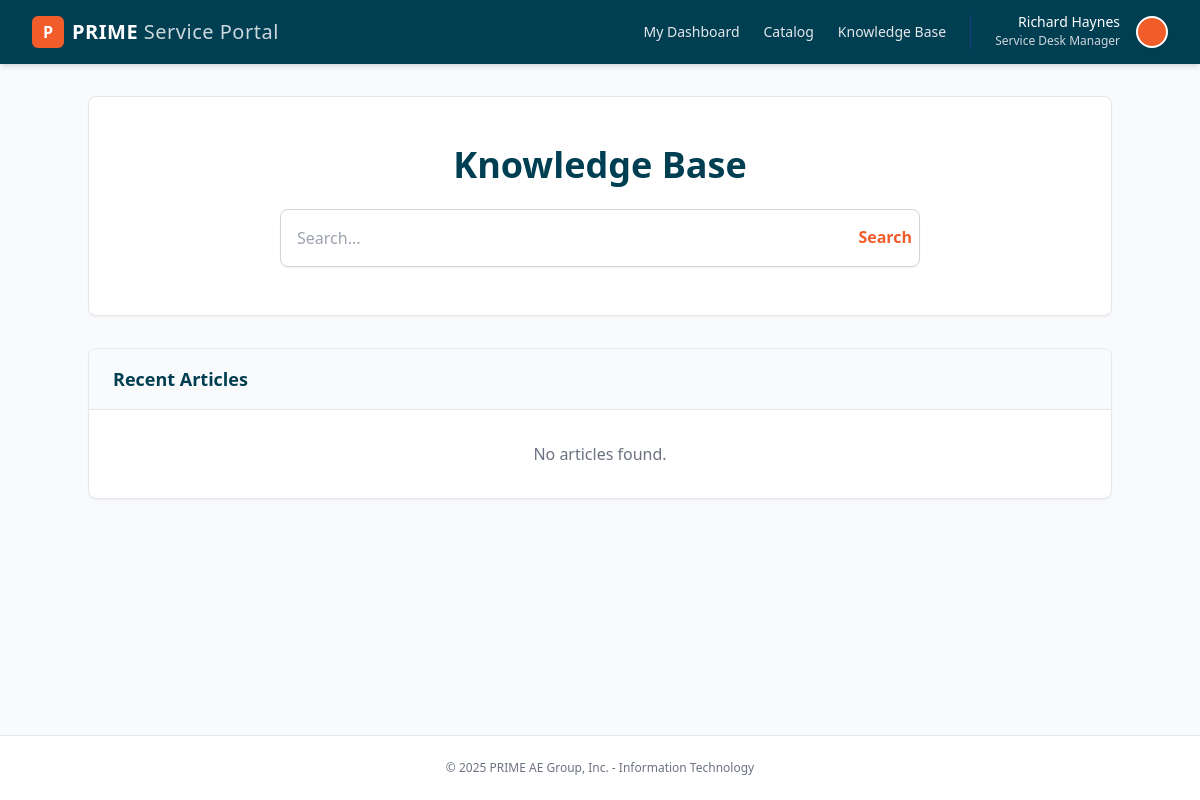
Page /kb/ on the earlier database version.
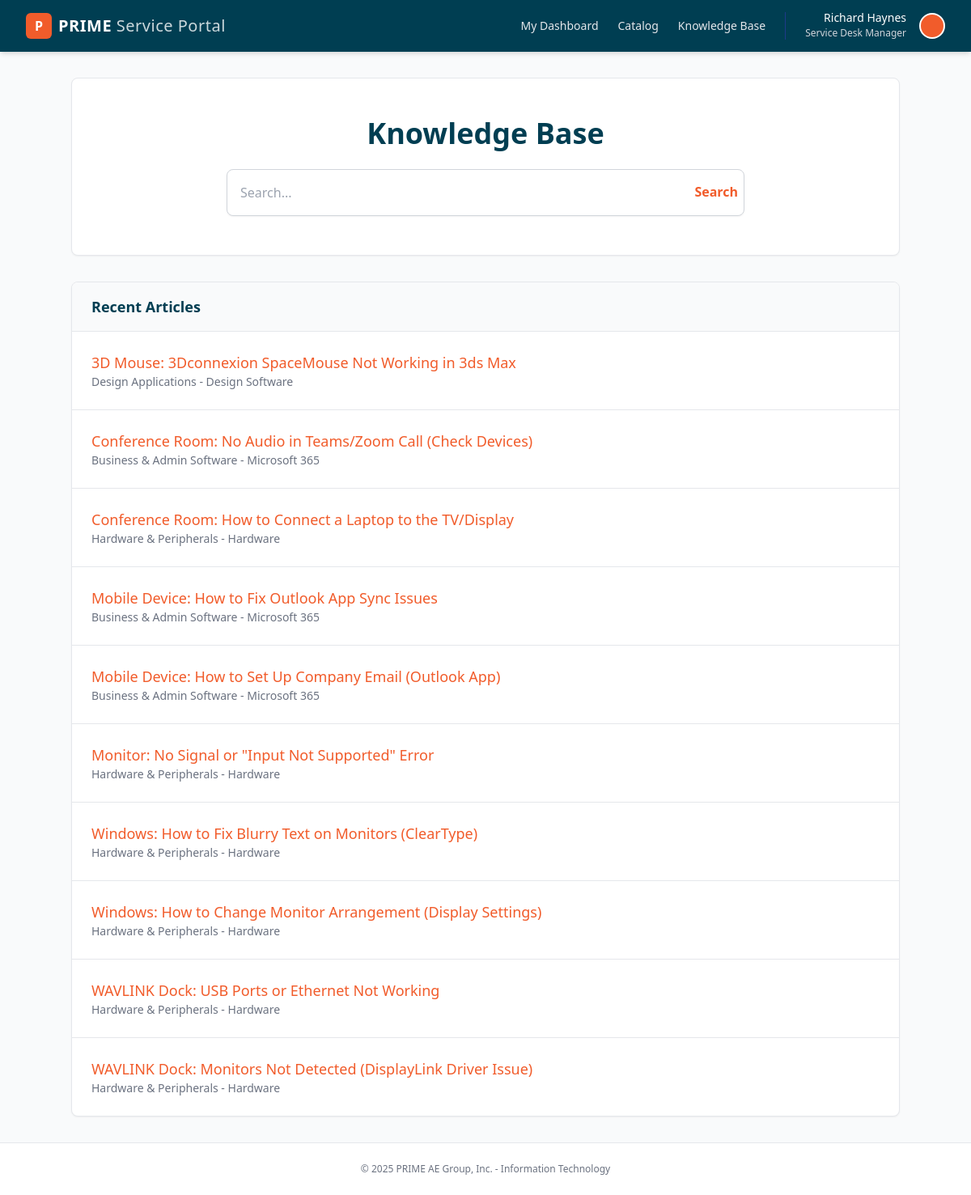
Same page on the later database version.
### knowledge_base/models.py (models this page shows, shortened)
class Article(models.Model):
    class Category(models.TextChoices):
        BUSINESS_ADMIN = 'Business & Admin Software', 'Business & Admin Software'
        DESIGN_APPS = 'Design Applications', 'Design Applications'
        HARDWARE = 'Hardware & Peripherals', 'Hardware & Peripherals'
        INTERNAL_PROCESS = 'Internal IT Processes', 'Internal IT Processes'
        NETWORKING = 'Networking & Connectivity', 'Networking & Connectivity'
        PRINTING = 'Printing & Plotting', 'Printing & Plotting'
        SECURITY = 'User Accounts & Security', 'User Accounts & Security'
    class Status(models.TextChoices):
        DRAFT = 'Draft', 'Draft'
        PENDING = 'Pending', 'Pending Approval'
        APPROVED = 'Approved', 'Approved'
    title = models.CharField(max_length=255)
    category = models.CharField(max_length=50, choices=Category.choices)
    subcategory = models.CharField(max_length=100, help_text="e.g., Adobe, Bluebeam, Outlook")
    problem = models.TextField(verbose_name="Issue / Problem")
    solution = models.TextField(verbose_name="Resolution / Solution")
    internal_notes = models.TextField(blank=True, null=True)
    status = models.CharField(max_length=20, choices=Status.choices, default=Status.DRAFT)
    author = models.ForeignKey(User, on_delete=models.SET_NULL, null=True)
    created_at = models.DateTimeField(auto_now_add=True)
    updated_at = models.DateTimeField(auto_now=True)
    connectwise_id = models.IntegerField(null=True, blank=True, unique=True)

### knowledge_base/views.py (the view, shortened to what this page needs)
# urls.py: path('', views.kb_home, name='kb_home'),
def kb_home(request):
    query = request.GET.get('q')
    articles = Article.objects.filter(status=Article.Status.APPROVED)
    recent_articles = articles.order_by('-updated_at')[:10]
    return render(request, 'knowledge_base/kb_home.html', {'recent_articles': recent_articles, 'search_query': query})

### templates/knowledge_base/kb_home.html
{% extends 'base.html' %}
{% block content %}
<div class="max-w-5xl mx-auto">
    <div class="text-center py-12 bg-white rounded-lg shadow-sm border border-gray-200 mb-8">
        <h1 class="text-4xl font-bold text-prime-navy mb-2">Knowledge Base</h1>
        <form method="get" action="." class="max-w-2xl mx-auto relative px-4 mt-6">
            <input type="text" name="q" value="{{ search_query|default:'' }}" placeholder="Search..." class="w-full p-4 border border-gray-300 rounded-lg shadow-sm">
            <button type="submit" class="absolute right-6 top-4 text-prime-orange font-bold">Search</button>
        </form>
    </div>
    <div class="bg-white rounded-lg shadow-sm border border-gray-200 overflow-hidden">
        <div class="px-6 py-4 border-b border-gray-200 bg-gray-50">
            <h3 class="text-lg font-semibold text-prime-navy">Recent Articles</h3>
        </div>
        <div class="divide-y divide-gray-200">
            {% for article in recent_articles %}
            <a href="{% url 'article_detail' article.pk %}" class="block p-6 hover:bg-gray-50 transition">
                <h4 class="text-lg font-medium text-prime-orange">{{ article.title }}</h4>
                <p class="text-sm text-gray-500">{{ article.category }} - {{ article.subcategory }}</p>
            </a>
            {% empty %}
            <div class="p-8 text-center text-gray-500">No articles found.</div>
            {% endfor %}
        </div>
    </div>
</div>
{% endblock %}

### templates/base.html (shortened to what this page needs)
<!DOCTYPE html>
<html lang="en">
<head>
    <script src="https://cdn.tailwindcss.com"></script>
</head>
<body class="bg-gray-50 font-sans text-slate-800 flex flex-col min-h-screen">
    <header class="bg-prime-navy text-white shadow-md">
        <div class="max-w-7xl mx-auto px-4 sm:px-6 lg:px-8 h-16 flex items-center justify-between">
            <div class="flex items-center gap-2">
                <div class="w-8 h-8 bg-prime-orange rounded-md flex items-center justify-center text-white font-bold">P</div>
                <a href="{% url 'dashboard' %}" class="text-xl font-bold tracking-wide hover:opacity-90">PRIME <span class="font-light opacity-80">Service Portal</span></a>
            </div>
            <div class="flex items-center gap-6">
                <nav class="hidden md:flex gap-6">
                    <a href="{% url 'dashboard' %}" class="text-sm font-medium text-gray-200 hover:text-white transition-colors">My Dashboard</a>
                    <a href="{% url 'service_catalog' %}" class="text-sm font-medium text-gray-200 hover:text-white transition-colors">Catalog</a>
                    <a href="{% url 'kb_home' %}" class="text-sm font-medium text-gray-200 hover:text-white transition-colors">Knowledge Base</a>
                </nav>
                <div class="flex items-center gap-4 border-l border-blue-900 pl-6">
                    <div class="text-right hidden sm:block">
                        <p class="text-sm font-medium leading-none">Richard Haynes</p>
                        <p class="text-xs text-gray-300 mt-1">Service Desk Manager</p>
                    </div>
                    <div class="h-8 w-8 rounded-full bg-prime-orange border-2 border-white shadow-sm"></div>
                </div>
            </div>
        </div>
    </header>
    <main class="flex-grow w-full max-w-7xl mx-auto px-4 sm:px-6 lg:px-8 py-8">
        {% block content %}{% endblock %}
    </main>
    <footer class="bg-white border-t border-gray-200 mt-auto">
        <div class="max-w-7xl mx-auto py-6 px-4 sm:px-6 lg:px-8">
            <p class="text-center text-xs text-gray-500">
                &copy; 2025 PRIME AE Group, Inc. - Information Technology
            </p>
        </div>
    </footer>
</body>
</html>

Differences in the rows shown:
added Article: title "3D Mouse: 3Dconnexion SpaceMouse Not Working in 3ds Max", category "Design Applications", subcategory "Design Software"
added Article: title "Conference Room: No Audio in Teams/Zoom Call (Check Devices)", category "Business & Admin Software", subcategory "Microsoft 365"
added Article: title "Conference Room: How to Connect a Laptop to the TV/Display", category "Hardware & Peripherals", subcategory "Hardware"
added Article: title "Mobile Device: How to Fix Outlook App Sync Issues", category "Business & Admin Software", subcategory "Microsoft 365"
added Article: title "Mobile Device: How to Set Up Company Email (Outlook App)", category "Business & Admin Software", subcategory "Microsoft 365"
added Article: title "Monitor: No Signal or \"Input Not Supported\" Error", category "Hardware & Peripherals", subcategory "Hardware"
added Article: title "Windows: How to Fix Blurry Text on Monitors (ClearType)", category "Hardware & Peripherals", subcategory "Hardware"
added Article: title "Windows: How to Change Monitor Arrangement (Display Settings)", category "Hardware & Peripherals", subcategory "Hardware"
added Article: title "WAVLINK Dock: USB Ports or Ethernet Not Working", category "Hardware & Peripherals", subcategory "Hardware"
added Article: title "WAVLINK Dock: Monitors Not Detected (DisplayLink Driver Issue)", category "Hardware & Peripherals", subcategory "Hardware"
Other differences:
text no longer shown: "No articles found."
